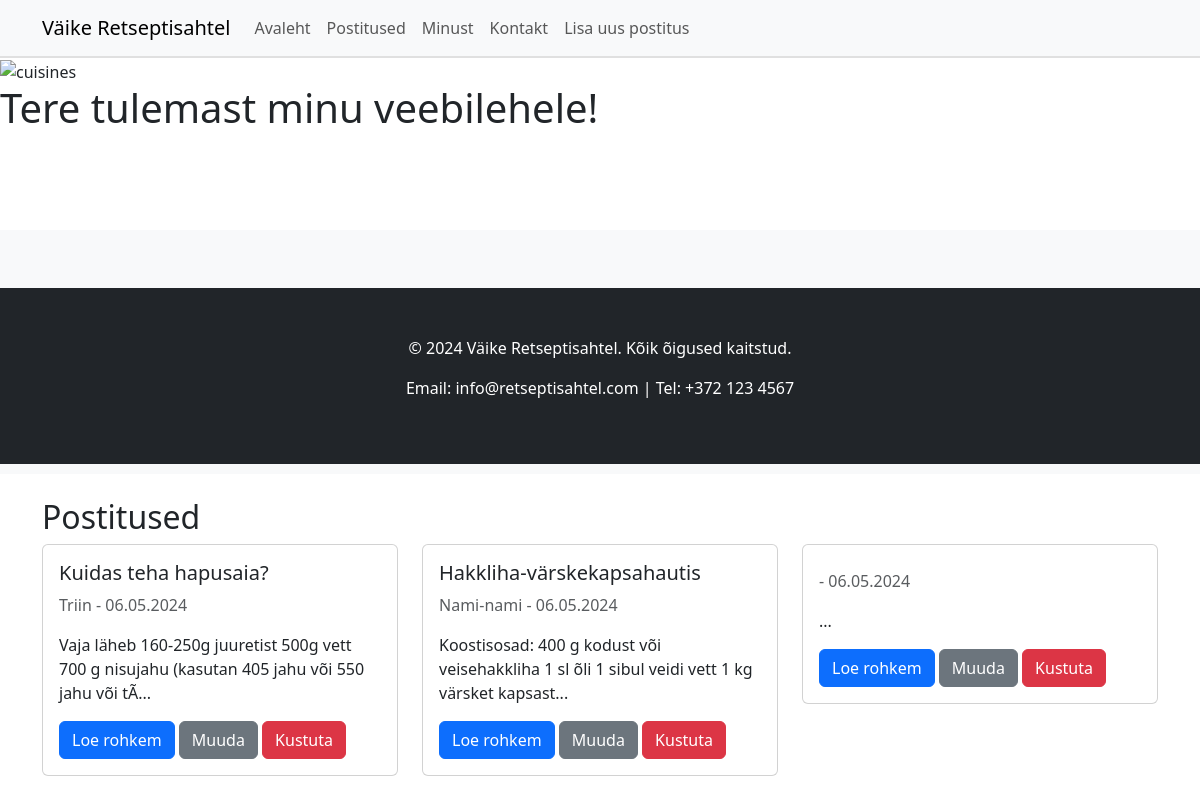
/posts.php, run on the app's committed database.
### tables this page shows
CREATE TABLE `veeb` (
  `id` int(11) NOT NULL,
  `pealkiri` varchar(100) NOT NULL,
  `tekst` text NOT NULL,
  `autor` varchar(50) NOT NULL,
  `aeg` datetime NOT NULL,
  `pildi_aadress` varchar(500) DEFAULT NULL,
  `minust` text DEFAULT NULL,
  `kontakt_email` varchar(100) DEFAULT NULL,
  `kontakt_telefon` varchar(20) DEFAULT NULL
);

### posts.php (the view, shortened to what this page needs)
<?php
include_once 'index.php';
$query = "SELECT id, pealkiri, tekst, autor, aeg, pildi_aadress FROM veeb WHERE id >= 2";
$result = $conn->query($query);
?>
<!DOCTYPE html>
<html lang="et">
<head>
    <link rel="stylesheet" href="/css/styles.css">
    <link href="https://cdn.jsdelivr.net/npm/bootstrap@5.3.3/dist/css/bootstrap.min.css" rel="stylesheet">
</head>
<body>
    <div class="container mt-4">
    <h2>Postitused</h2>
        <div class="row">
            <?php
            if ($result->rowCount() > 0) {
                while ($row = $result->fetch(PDO::FETCH_ASSOC)) {
                    echo '<div class="col-md-4">';
                    echo '<div class="card mb-4">';
                    echo '<div class="card-body">';
                    echo '<h5 class="card-title">' . htmlspecialchars($row['pealkiri']) . '</h5>';
                    echo '<p class="text-muted">' . htmlspecialchars($row['autor']) . ' - ' . date('d.m.Y', strtotime($row['aeg'])) . '</p>';
                    echo '<p class="card-text">' . substr(htmlspecialchars($row['tekst']), 0, 100) . '...</p>';
                    echo '<a href="view_post.php?id=' . $row['id'] . '" class="btn btn-primary">Loe rohkem</a> ';
                    echo '<a href="edit_post.php?id=' . $row['id'] . '" class="btn btn-secondary">Muuda</a> ';
                    echo '<button onclick="confirmDelete(' . $row['id'] . ')" class="btn btn-danger">Kustuta</button>';
                    echo '</div>';
                    echo '</div>';
                    echo '</div>';
                }
            } else {
                echo '<p>Postitusi ei leitud!</p>';
            }
            ?>
        </div>
    </div>
</body>
</html>

### index.php (shortened to what this page needs)
<?php
$page = isset($_GET['page']) ? $_GET['page'] : 'home';
switch ($page) {
    case 'home':
        include 'home.php';
        break;
}
$content = ob_get_clean();
?>
<!DOCTYPE html>
<html lang="et">
<head>
    <link rel="stylesheet" href="/css/styles.css">
    <link href="https://cdn.jsdelivr.net/npm/bootstrap@5.3.3/dist/css/bootstrap.min.css" rel="stylesheet">
</head>
<body>
    <header>
        <?php include 'navbar.php'; ?>
    </header>
    <main>
        <?php echo $content; ?>
    </main>
    <footer>
        <?php include 'footer.php'; ?>
    </footer>
</body>
</html>

### home.php
<h1>Tere tulemast minu veebilehele!</h1>

### navbar.php (shortened to what this page needs)
<nav class="navbar navbar-expand-lg navbar-light bg-light">
  <div class="container">
    <a class="navbar-brand" href="index.php">
        Väike Retseptisahtel
    </a>
    <div class="collapse navbar-collapse" id="navbarNav">
      <ul class="navbar-nav">
        <li class="nav-item">
          <a class="nav-link" aria-current="page" href="#">Avaleht</a>
        </li>
        <li class="nav-item">
          <a class="nav-link" href="index.php?page=posts">Postitused</a>
        </li>
        <li class="nav-item">
          <a class="nav-link" href="index.php?page=about">Minust</a>
        </li>
        <li class="nav-item">
          <a class="nav-link" href="index.php?page=contact">Kontakt</a>
        </li>
        <li class="nav-item">
          <a class="nav-link" href="index.php?page=add_post">Lisa uus postitus</a>
        </li>
      </ul>
    </div>
  </div>
</nav>
<img src="https://c.ndtvimg.com/2023-12/9gjtdjgo_indian-cuisine_625x300_13_December_23.jpg?im=FeatureCrop,algorithm=dnn,width=1200,height=738" alt="cuisines" width="100%" height="350px">

### footer.php
<footer class="bg-dark mt-5 p-5 text-white text-center">
    <p>&copy; <?php echo date("Y"); ?> Väike Retseptisahtel. Kõik õigused kaitstud.</p>
    <p>Email: info@retseptisahtel.com | Tel: +372 123 4567</p>
</footer>

### css/styles.css (style rules this page uses)
html, body { height: 100%; margin: 0; padding: 0; box-sizing: border-box; }
body { display: flex; flex-direction: column; min-height: 100vh; }
main { flex: 1; overflow: auto; }
footer { background-color: #f8f9fa; color: #333; text-align: center; padding: 10px 0; margin-top: auto; }
.navbar { background-color: #f8f9fa; border-bottom: 2px solid #e0e0e0; }
.navbar-brand, .nav-link { color: #333; }
.navbar-brand { display: flex; align-items: center; }

### data on the page
veeb: pealkiri "Kuidas teha hapusaia?", autor "Triin", aeg "06.05.2024", tekst "Vaja läheb 160-250g juuretist 500g vett 700 g nisujahu (kasutan 405 jahu või 550 jahu või tÃ"
veeb: pealkiri "Hakkliha-värskekapsahautis", autor "Nami-nami", aeg "06.05.2024", tekst "Koostisosad: 400 g kodust või veisehakkliha 1 sl õli 1 sibul veidi vett 1 kg värsket kapsast"
veeb: aeg "06.05.2024"
